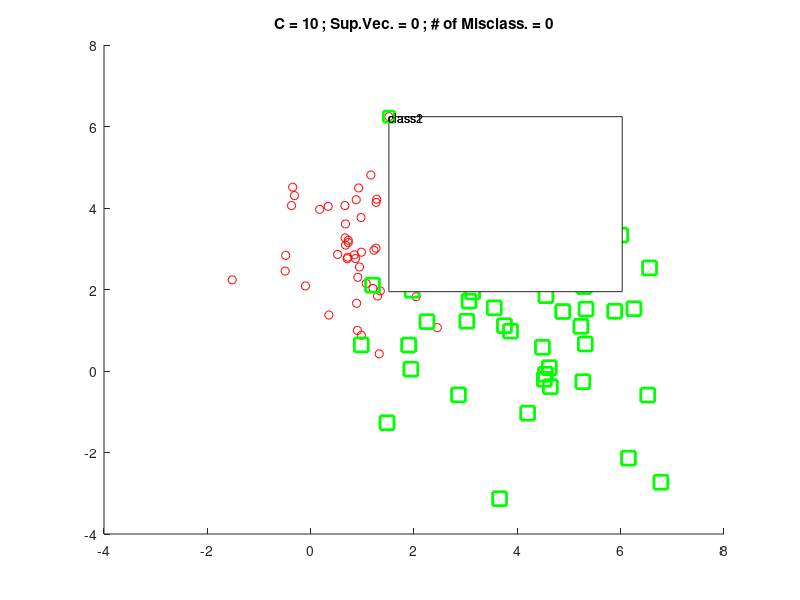

MATLAB code to generate this figure: (Note: this script raises an error after producing the figure.)
clear; close all;
rng(100);
X1 = mvnrnd([1 3],[1 0; 0 1],60); 
X2 = mvnrnd([4 1],[2 0; 0 2],40);
X = [X1; X2];
y1 = ones(size(X1,1),1); y2 = -ones(size(X2,1),1);
y = [y1; y2];
feature = size(X,2);
N = size(X,1);
C = 10; % C = 100;
sigma1 = 1.75;

Kernel = zeros(N);
for i=1:N
    for j=1:N
        Kernel(i,j) = exp( (-(norm( X(i,:) - X(j,:) )) ^ 2) / (2 * (sigma1 ^ 2)));
    end
end

yy = y*y';
H = (yy.*(Kernel));
f = -ones(N,1);
A = [-eye(N); eye(N)];
b = [zeros(N,1); C*ones(N,1)];
Aeq = y';
beq = 0;


lamda = quadprog(H,f,A,b,Aeq,beq); 

SV = find(lamda>0.001);                      % SV
nSV = numel(SV);
SV_1 = find(lamda < (C*0.99) & lamda>0.001); % SV on the margins
SV_2 = find(lamda > (C*0.99));               % SV between margins

w = (lamda.*y)'*Kernel;
bias = zeros(numel(SV_1),1);
for i=1 : numel(SV_1)
    w0 = 1/y(SV_1(i)) - w(SV_1(i));
    bias(i,1) = w0;
end
w0 = mean(bias);

% ploting

m1 = linspace(-4,8,N);
m2 = linspace(-4,8,N);
[grid1,grid2] = meshgrid(m1, m2);
grid = [grid1(:),grid2(:)];

g = zeros(size(grid,1),1);
for i=1:size(grid,1)
    g1 = 0;
    for j=1:N
        g1 = g1+ lamda(j)*y(j) * exp( - (norm( X(j,:)-grid(i,:) ) ^2) / (2*sigma1^2));
    end
    g(i,1) = g1+w0;
end
g = reshape(g,size(grid1));

decision = ((lamda.*y)'*Kernel +w0)'.*y;
count = sign(decision);
misclass = sum(count(:)==-1);

figure;
hold on
plot(X1(:,1),X1(:,2), 'or',...
    X2(:,1),X2(:,2), 'sg',...
    'LineWidth',2,...
    'MarkerSize', 10);
contour(grid1,grid2, g,[1 1], '--k');
contour(grid1,grid2, g, [-1 -1],'--k');
contour(grid1,grid2, g, [0 0],'k');
plot(X(SV_1,1),X(SV_1,2), 'xb',...
    X(SV_2,1),X(SV_2,2), '.b',...
    'LineWidth',2, 'MarkerSize', 10);
title(['C = ', num2str(C), ' ; ', 'Sup.Vec. = ',num2str(nSV),' ; # of Misclass. = ', num2str(misclass)]);
legend({'class1','class2',...
    'Margin Boundary','Margin Boundary','Decision Boundary',...    
    'On Margin', 'Inside or Misclass'},'Location','northeast')
axis equal
xlabel('z_{1}'); ylabel('z_{2}');
hold off
